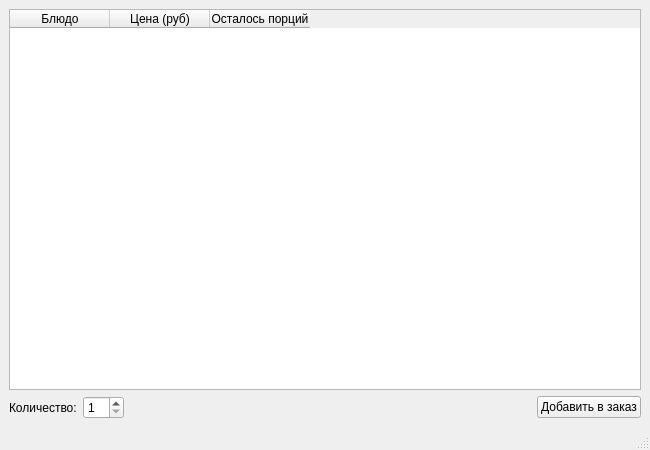
<?xml version="1.0" encoding="UTF-8"?>
<ui version="4.0">
 <class>MainWindow</class>
 <widget class="QMainWindow" name="MainWindow">
  <property name="geometry">
   <rect>
    <x>0</x>
    <y>0</y>
    <width>650</width>
    <height>450</height>
   </rect>
  </property>
  <property name="windowTitle">
   <string>Ресторан 'Qt Widgets' - Заказ блюд</string>
  </property>
  <widget class="QWidget" name="centralwidget">
   <layout class="QVBoxLayout" name="verticalLayout">
    <item>
     <widget class="QTableWidget" name="menuTable">
      <property name="editTriggers">
       <set>QAbstractItemView::EditTrigger::NoEditTriggers</set>
      </property>
      <property name="selectionMode">
       <enum>QAbstractItemView::SelectionMode::SingleSelection</enum>
      </property>
      <property name="selectionBehavior">
       <enum>QAbstractItemView::SelectionBehavior::SelectRows</enum>
      </property>
      <column>
       <property name="text">
        <string>Блюдо</string>
       </property>
      </column>
      <column>
       <property name="text">
        <string>Цена (руб)</string>
       </property>
      </column>
      <column>
       <property name="text">
        <string>Осталось порций</string>
       </property>
      </column>
     </widget>
    </item>
    <item>
     <layout class="QHBoxLayout" name="controlLayout">
      <item>
       <widget class="QLabel" name="quantityLabel">
        <property name="text">
         <string>Количество:</string>
        </property>
       </widget>
      </item>
      <item>
       <widget class="QSpinBox" name="quantitySpinBox">
        <property name="minimum">
         <number>1</number>
        </property>
        <property name="maximum">
         <number>10</number>
        </property>
       </widget>
      </item>
      <item>
       <spacer name="horizontalSpacer">
        <property name="orientation">
         <enum>Qt::Orientation::Horizontal</enum>
        </property>
        <property name="sizeHint" stdset="0">
         <size>
          <width>40</width>
          <height>20</height>
         </size>
        </property>
       </spacer>
      </item>
      <item>
       <widget class="QPushButton" name="addButton">
        <property name="styleSheet">
         <string notr="true"/>
        </property>
        <property name="text">
         <string>Добавить в заказ</string>
        </property>
       </widget>
      </item>
     </layout>
    </item>
   </layout>
  </widget>
  <widget class="QMenuBar" name="menubar">
   <property name="geometry">
    <rect>
     <x>0</x>
     <y>0</y>
     <width>650</width>
     <height>30</height>
    </rect>
   </property>
  </widget>
  <widget class="QStatusBar" name="statusbar"/>
 </widget>
 <resources/>
 <connections/>
</ui>
